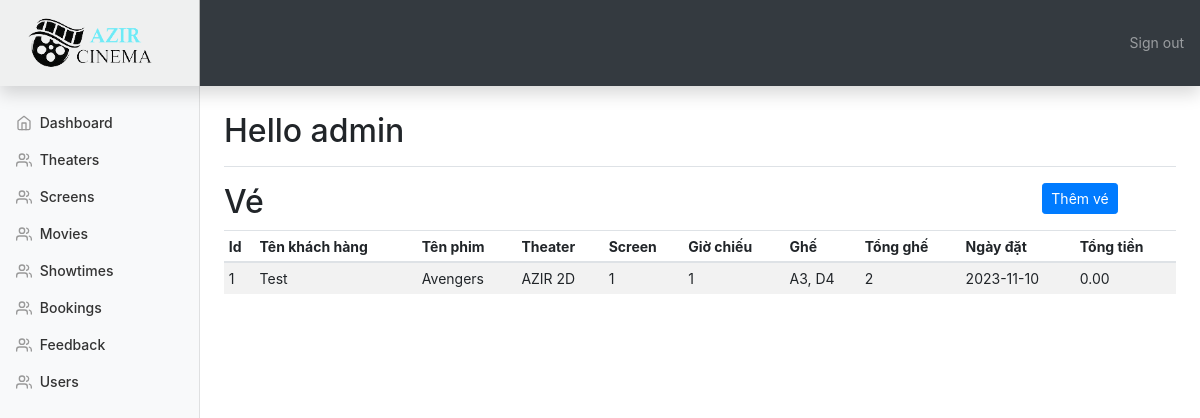
Before: /admin/bookings.php (signed in) with the older database file.
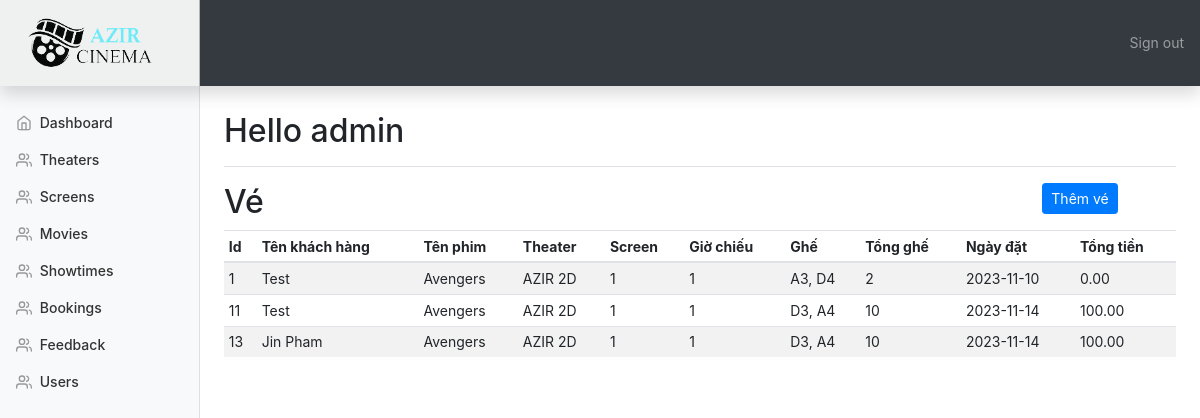
After: the same page with the newer database file.
### tables this page shows
CREATE TABLE `booking` (
  `id` int(11) NOT NULL,
  `user_id` int(11) NOT NULL DEFAULT 0,
  `seats` varchar(50) NOT NULL,
  `total_seats` int(11) NOT NULL,
  `booking_date` date NOT NULL,
  `showtime_id` int(11) NOT NULL,
  `total_price` decimal(10,2) NOT NULL
);

CREATE TABLE `users` (
  `id` int(11) NOT NULL,
  `username` varchar(30) NOT NULL,
  `name` varchar(50) NOT NULL,
  `email` varchar(50) NOT NULL,
  `password` varchar(255) NOT NULL,
  `phone` varchar(15) NOT NULL,
  `birthday` varchar(50) NOT NULL,
  `image` varchar(100) NOT NULL,
  `gender` bit(1) NOT NULL
);

CREATE TABLE `movies` (
  `id` int(11) NOT NULL,
  `title` varchar(100) NOT NULL DEFAULT '0',
  `director` varchar(100) NOT NULL DEFAULT '0',
  `release_date` date NOT NULL,
  `genre_id` int(11) NOT NULL DEFAULT 0,
  `language` varchar(100) NOT NULL DEFAULT '0',
  `trailer_link` varchar(255) NOT NULL DEFAULT '0',
  `description` varchar(300) NOT NULL DEFAULT '0',
  `image` varchar(100) NOT NULL DEFAULT '0',
  `status` int(11) NOT NULL DEFAULT 0,
  `running` int(11) NOT NULL
);

CREATE TABLE `theaters` (
  `id` int(11) NOT NULL,
  `theater_name` varchar(50) DEFAULT NULL,
  `theater_address` varchar(100) DEFAULT NULL,
  `theater_phone` varchar(15) DEFAULT NULL
);

CREATE TABLE `screens` (
  `id` int(11) NOT NULL,
  `theater_id` int(11) DEFAULT 0,
  `screen_number` int(11) DEFAULT 0
);

CREATE TABLE `showtimes` (
  `id` int(11) NOT NULL,
  `movie_id` int(11) NOT NULL,
  `theater_id` int(11) NOT NULL,
  `screen_id` int(11) NOT NULL,
  `showtime` datetime NOT NULL,
  `price` decimal(10,2) NOT NULL
);

### admin/bookings.php (the view, shortened to what this page needs)
<!doctype html>
<html lang="en">
<head>
    <?php include_once("./templates/top.php"); ?>
    <?php include_once("./templates/navbar.php"); ?>
    <div class="container-fluid">
        <div class="row">
            <?php include "./templates/sidebar.php"; ?>
            <div class="row">
                <div class="col-10">
                    <h2>Vé</h2>
                </div>
                <div class="col-2">
                    <button data-toggle="modal" data-target="#add_custemer_modal" class="btn btn-primary btn-sm">Thêm
                        vé
                    </button>
                </div>
            </div>
            <div class="table-responsive">
                <table class="table table-striped table-sm">
                    <thead>
                    <tr>
                        <th>Id</th>
                        <th>Tên khách hàng</th>
                        <th>Tên phim</th>
                        <th>Theater</th>
                        <th>Screen</th>
                        <th>Giờ chiếu</th>
                        <th>Ghế</th>
                        <th>Tổng ghế</th>
                        <th>Ngày đặt</th>
                        <th>Tổng tiền</th>
                    </tr>
                    </thead>
                    <tbody id="customer_list">
                    <?php
                    require_once("../config/db_connect.php");
                    $query = "SELECT
                        	showtimes.id,
                            showtimes.showtime,
                            booking.booking_date,
                            booking.seats,
                            booking.total_seats,
                            users.`name`,
                            booking.id,
                            showtimes.id AS showtime_id,
                            movies.title,
                            theaters.theater_name,
                            booking.total_price,
                            screens.screen_number
                    FROM
                        booking
                        INNER JOIN users ON booking.user_id = users.id
                        INNER JOIN showtimes ON booking.showtime_id = showtimes.id
                        INNER JOIN movies ON showtimes.movie_id = movies.id
                        INNER JOIN theaters ON showtimes.theater_id = theaters.id
                        INNER JOIN screens ON showtimes.screen_id = screens.id";
                    $result = $conn->query($query);
                    if ($result && mysqli_num_rows($result) > 0) {
                        while ($row = mysqli_fetch_assoc($result)) {
                            ?>
                            <tr>
                                <td><?php echo $row['id']; ?></td>
                                <td><?php echo $row['name']; ?></td>
                                <td><?php echo $row['title']; ?></td>
                                <td><?php echo $row['theater_name']; ?></td>
                                <td><?php echo $row['screen_number']; ?></td>
                                <td><?php echo $row['showtime_id']; ?></td>
                                <td><?php echo $row['seats']; ?></td>
                                <td><?php echo $row['total_seats']; ?></td>
                                <td><?php echo $row['booking_date']; ?></td>
                                <td><?php echo $row['total_price']; ?></td>
                            </tr>
                            <?php
                        }
                    } else {
                        echo "<tr><td colspan='12'>No records found</td></tr>";
                    }
                    ?>
                    </tbody>
                </table>
            </div>
            </main>
        </div>
    </div>
    <?php include_once("./templates/footer.php"); ?>

Changed rows visible on the page:
added booking: id "11", user.name "Test", movies.title "Avengers", theaters.theater_name "AZIR 2D", screens.screen_number "1", showtime "1", seats "D3, A4", total_seats "10", booking_date "2023-11-14", total_price "100.00"
added booking: id "13", user.name "Jin Pham", movies.title "Avengers", theaters.theater_name "AZIR 2D", screens.screen_number "1", showtime "1", seats "D3, A4", total_seats "10", booking_date "2023-11-14", total_price "100.00"
